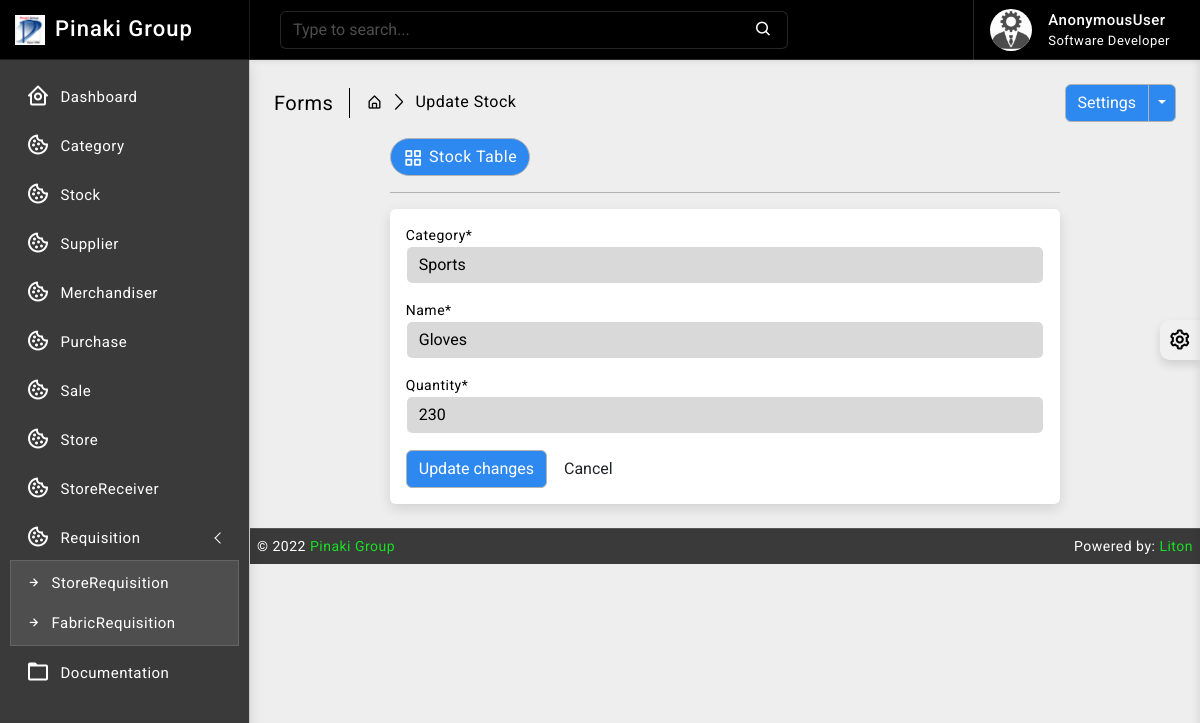
Page /stock/1/edit on the committed database.
### stock/models.py (models this page shows, shortened)
class Stock(models.Model):
    id = models.AutoField(primary_key=True)
    category = models.ForeignKey(Category, on_delete=models.CASCADE, blank=False)
    name = models.CharField(max_length=30, unique=True)
    quantity = models.IntegerField(default=1)
    is_deleted = models.BooleanField(default=False)

### stock/views.py (the view)
# urls.py: path('<int:pk>/edit', views.StockUpdateView.as_view(), name='stock_update'),
class StockUpdateView(SuccessMessageMixin, UpdateView):                                 # updateview class to edit stock, mixin used to display message
    model = Stock                                                                       # setting 'Stock' model as model
    form_class = StockForm                                                              # setting 'StockForm' form as form
    template_name = "stock/update.html"                                                 # 'edit_stock.html' used as the template
    success_url = '/stock'                                                              # redirects to 'inventory' page in the url after submitting the form
    success_message = "Stock has been updated successfully"                             # displays message when form is submitted
    def get_context_data(self, **kwargs):                                               # used to send additional context
        context = super().get_context_data(**kwargs)
        return context

### stock/forms.py
class StockForm(forms.ModelForm):
    def __init__(self, *args, **kwargs):                          # used to set css classes to the various fields
        super().__init__(*args, **kwargs)
        self.fields['category'].widget.attrs.update({'class': 'textinput form-control'})
        self.fields['name'].widget.attrs.update({'class': 'textinput form-control'})
        self.fields['quantity'].widget.attrs.update({'class': 'textinput form-control', 'min': '0'})
    class Meta:
        model = Stock
        fields = ['category', 'name', 'quantity']

### category/models.py (called while the page is built)
    def __str__(self):
        return self.name

### templates/stock/update.html (shortened to what this page needs)
{% extends 'base/base.html' %}
{% block body %}
{% load crispy_forms_tags %}
{% load static %}
<div class="page-wrapper">
	<div class="page-content">
		<div class="page-breadcrumb d-none d-sm-flex align-items-center mb-3">
			<div class="breadcrumb-title pe-3">Forms</div>
			<div class="ps-3">
				<nav aria-label="breadcrumb">
					<ol class="breadcrumb mb-0 p-0">
						<li class="breadcrumb-item">
							<a href="#">
								<i class="bx bx-home-alt"></i>
							</a>
						</li>
						<li class="breadcrumb-item active" aria-current="page">Update Stock</li>
					</ol>
				</nav>
			</div>
			<div class="ms-auto">
				<div class="btn-group">
					<button type="button" class="btn btn-light">Settings</button>
					<button type="button" class="btn btn-light dropdown-toggle dropdown-toggle-split" data-bs-toggle="dropdown">
					</button>
				</div>
			</div>
		</div>
		<div class="row">
			<div class="col-xl-9 mx-auto">
				<div class="ms-auto">
					<a href="{% url 'stock_read' %}" class="btn btn-light radius-30 mt-2 mt-lg-0">
						<i class="bx bx-grid-alt"></i>Stock Table
					</a>
				</div>
				<hr/>
				<div class="card">
					<div class="card-body">
						<form class="row g-3" method="POST">
								<div class="col-sm-12">
									<div class="controls">
										{{ form.category|as_crispy_field }}
									</div>
								</div><br>
								<div class="col-sm-12">
									<div class="controls">
										{{ form.name|as_crispy_field }}
									</div>
								</div><br>
								<div class="col-sm-12">
									<div class="controls">
										{{ form.quantity|as_crispy_field }}
									</div>
								</div><br>
							<div class="form-actions">
								<button type="submit" class="btn btn-light">Update changes</button>
								<button type="reset" class="btn">Cancel</button>
							</div>
						</form>
					</div>
				</div>
			</div>
		</div>
	</div>
</div>
{% endblock body %}

### static/css/app.css (style rules this page uses)
body { font-size: 14px; letter-spacing: .5px; font-family: Roboto, sans-serif; overflow-x: hidden }
a { text-decoration: none }
.page-wrapper { height: 100%; margin-top: 60px; margin-bottom: 0px; margin-left: 250px }
.page-content { padding: 1.5rem 1.5rem 0 1.5rem }
.breadcrumb-title { font-size: 20px; border-right: 1.5px solid #000000; }
.page-breadcrumb .breadcrumb li.breadcrumb-item { font-size: 16px }
.page-breadcrumb .breadcrumb-item+.breadcrumb-item::before { display: inline-block; padding-right: .5rem; color: #000000; font-family: LineIcons; content: "\ea5c" }
.radius-30 { border-radius: 30px }
.btn i { vertical-align: middle; font-size: 1.3rem; margin-top: -1em; margin-bottom: -1em; margin-right: 5px }
input::placeholder { color: #fff!important; opacity: .3!important }
.bg-theme { background-size: 100% 100%; background-attachment: fixed; background-position: center; background-repeat: no-repeat; transition: background .2s; }
body.bg-theme2 { background-image: url(../images/bg-themes/2.png); }

### rows in the picture
Stock: category "Sports", name "Gloves", quantity "230"

### other values in the picture
{{ request.user }} "AnonymousUser"
